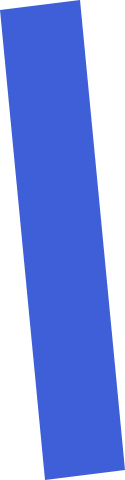
#> input picture fixtures/sample-model/assets/asset-armL.png, 125 x 480 px
$ python -i landmarks.py   (imports and definitions only)
#> lines starting #> are read from the running program, lines starting #| are printed output that depends on the picture; after the words box and inside, x2 and y2 are one past the last pixel; in counts of white or black regions, pixels touching at a corner belong together
#> further down, picture is the input picture: PIL image 125x480 RGBA; mean R, G, B, A 40.6, 61.2, 139, 161.7
### tools/model-authoring/mauth.py
"""モデル作りの道具の共通部分（tools/model-authoring）。

プロジェクトのフォルダ（projects/<id>。reference/・parts/・parts-aligned/・authoring/ の設定を持つ）は、
環境変数 MODEL_PROJECT で渡す。道具はリポジトリに、設定と画像はプロジェクトのフォルダに置く。
  PowerShell: $env:MODEL_PROJECT = 'projects/cardigan-bob-20261010'; python -I tools/model-authoring/grid_check.py lowerLidR
  bash:       MODEL_PROJECT=projects/cardigan-bob-20261010 python -I tools/model-authoring/grid_check.py lowerLidR
"""
import os
import subprocess
from pathlib import Path

TOOLS = Path(__file__).resolve().parent
REPO = TOOLS.parent.parent


def _project() -> Path:
    value = os.environ.get('MODEL_PROJECT')
    if not value:
        raise SystemExit('MODEL_PROJECT（プロジェクトのフォルダ。例: projects/cardigan-bob-20261010）を指定してください')
    p = Path(value)
    if not p.is_absolute():
        p = (Path.cwd() / p).resolve()
    if not (p / 'reference').exists():
        raise SystemExit(f'プロジェクトのフォルダではありません（reference/ が無い）: {p}')
    return p


ROOT = _project()
SCRATCH = ROOT / 'checks'  # 確かめ用の画像（プロジェクトの中。projects/ は Git の管理外）
SCRATCH.mkdir(exist_ok=True)
WORK = REPO / '.cache' / 'codex-work'  # Codex CLI の作業フォルダ（読み取り専用で動かす）


# [13 lines left out: function codex_exe, not called in this run]

### tools/model-authoring/landmarks.py
"""Two-landmark placement (uniform scale + shift): ribbon knot and flower centre, measured on the original by colour
(measuring stick only) and found on the generated part by colour. Also accepts explicit point pairs.
Usage: python -I tools/model-authoring/landmarks.py part ver --zoom Z [--accept] [--pairs gx1 gy1 ox1 oy1 gx2 gy2 ox2 oy2]
  (with --pairs, g = generated-image px, o = original canvas px)
"""
import argparse, json, sys
from pathlib import Path
import numpy as np
import cv2
from PIL import Image

sys.path.insert(0, str(Path(__file__).resolve().parent))
import check, colormatch

# [1 line that did not run here, left out]


# [10 lines left out: function knot_and_flower_original, not called in this run]


def knot_and_flower_generated(img):
    a = np.asarray(img.convert('RGBA')).astype(np.float32)
    al = a[..., 3] > 127
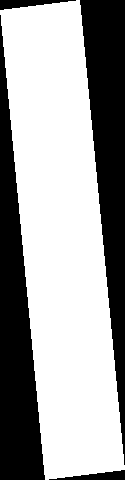
#> al: shape (480, 125) bool; 63.4% white; 4 black regions, box (x1, y1, x2, y2) and area: (80, 0, 125, 465) 10569, (0, 15, 45, 480) 10565, (0, 0, 76, 10) 400, (49, 470, 125, 480) 400
    Lg = a[..., 0] * .299 + a[..., 1] * .587 + a[..., 2] * .114
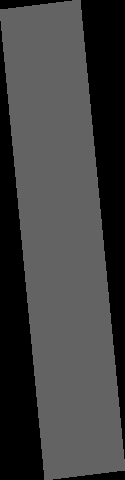
#> Lg: shape (480, 125) float32; min 0, max 119.4, mean 63.9
    sat = a[..., :3].max(-1) - a[..., :3].min(-1)
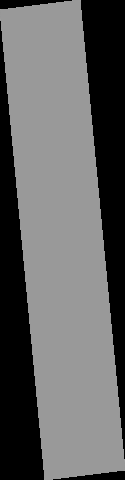
#> sat: shape (480, 125) float32; min 0, max 159, mean 98.5
    dark = al & (Lg < 140)
    white = al & (Lg > 200) & (sat < 45)
#> white: shape (480, 125) bool; every value is 0
    ys, xs = np.where(dark)
    top = ys.min() + 0.18 * (ys.max() - ys.min())
#> top = 86.22
    k = np.array([xs[ys <= top].mean(), ys[ys <= top].mean()])
#> k = [44.25, 45.45]
    n, lab, st, cen = cv2.connectedComponentsWithStats(cv2.morphologyEx(white.astype(np.uint8), cv2.MORPH_CLOSE, np.ones((5, 5), np.uint8)))
#> lab: shape (480, 125) int32; every value is 0
#> n = 1; st = [[0, 0, 125, 480, 60000]]; cen = [[62, 239.5]]
#> (the run stopped early here; a loop or call above may not have finished)
